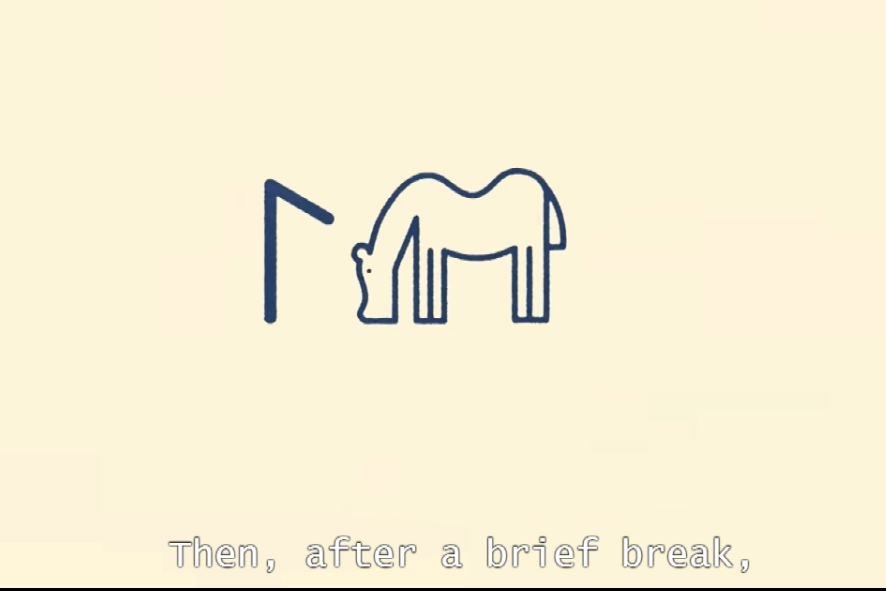
#> input picture image.png, 886 x 591 px, given in place of Project Video.mp4, which was not available
$ python finally_apply_on_video.py
#> lines starting #> are read from the running program, lines starting #| are printed output that depends on the picture; after the words box and inside, x2 and y2 are one past the last pixel; in counts of white or black regions, pixels touching at a corner belong together; pictures that were not available may be replaced by others from this repository, and a replacement may not be noted
import cv2
import numpy as np
import scipy.ndimage as nd
import matplotlib.pyplot as plt

def click_event(event, x, y, flags, param):
    if event == cv2.EVENT_LBUTTONDOWN:
        print("Position (x, y):", x, y)
        return(x,y)


def detect_(cleaned_image):
    contours, _ = cv2.findContours(cleaned_image, cv2.RETR_TREE, cv2.CHAIN_APPROX_SIMPLE, offset=(0, 0))
    # find cordinates on each sentence and all sentences 2 rectangles
    # sentence_contours = cv2.findContours(cleaned_image, cv2.RETR_EXTERNAL, cv2.CHAIN_APPROX_SIMPLE)
    coordinates= []

    # Get coordinates
    for contour in contours:
        # Get bounding box for each contour

        x, y, w, h = cv2.boundingRect(contour)
        coordinates.append(list([x, y, w, h]))

        # Draw a rectangle around the object
        cv2.rectangle(cleaned_image,(x, y), (x+w, y+h), (0, 255, 0), 4)
    return cleaned_image ,coordinates


def preprocess_frame(frame):
    thresh = cv2.adaptiveThreshold(frame, 255, cv2.ADAPTIVE_THRESH_MEAN_C,
                                    cv2.THRESH_BINARY,7, 2)
    kernel_opening = np.ones((5, 5), np.uint8)
    kernel_closing = np.ones((2,2), np.uint8)

    opening = cv2.morphologyEx(thresh, cv2.MORPH_OPEN, kernel_opening, iterations=1)
    closing = cv2.morphologyEx(opening, cv2.MORPH_CLOSE, kernel_closing, iterations=2)

    return closing

# x_start_seg_part, y_start_seg_part, x_end_seg, y_end_seg =[2,500,900,600]
x_start_seg_part, y_start_seg_part, x_end_seg, y_end_seg =[2,600,2000,750]


cap = cv2.VideoCapture('Project Video.mp4')
while True:
    ret, frame = cap.read()
#> frame is the input picture: shape (591, 886, 3); mean B, G, R 213.6, 239.5, 247.2
    if not ret:
        break

    # Convert frame to grayscale
    gray = cv2.cvtColor(frame, cv2.COLOR_BGR2GRAY)
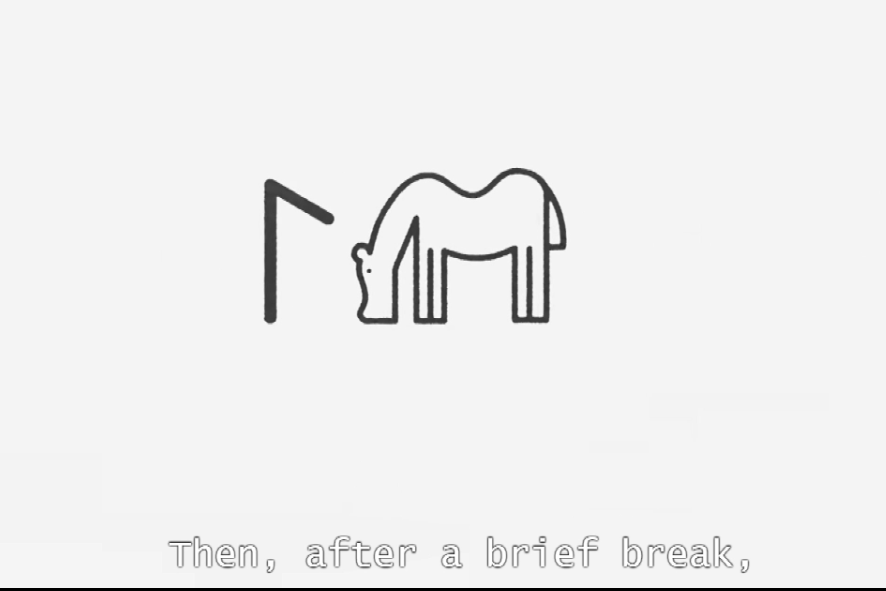
#> gray: shape (591, 886); min 0, max 255, mean 238.7
    closing=preprocess_frame(gray)
#> in preprocess_frame, `thresh = cv2.adaptiveThreshold(frame, 255, cv2.ADAPTIVE_THRESH_MEAN_C,..`:
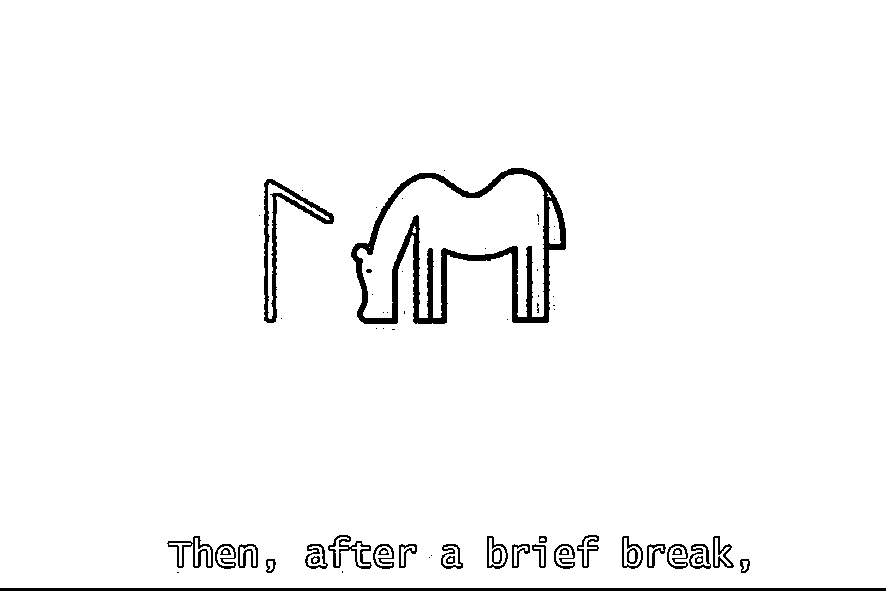
#> thresh: shape (591, 886); 97% white; 64 black regions (30 under 20 px), largest, box (x1, y1, x2, y2) and area: (351, 168, 566, 324) 6795, (0, 588, 886, 591) 2658, (264, 179, 334, 323) 1700
#> in preprocess_frame, `opening = cv2.morphologyEx(thresh, cv2.MORPH_OPEN, kernel_opening, ite..`:
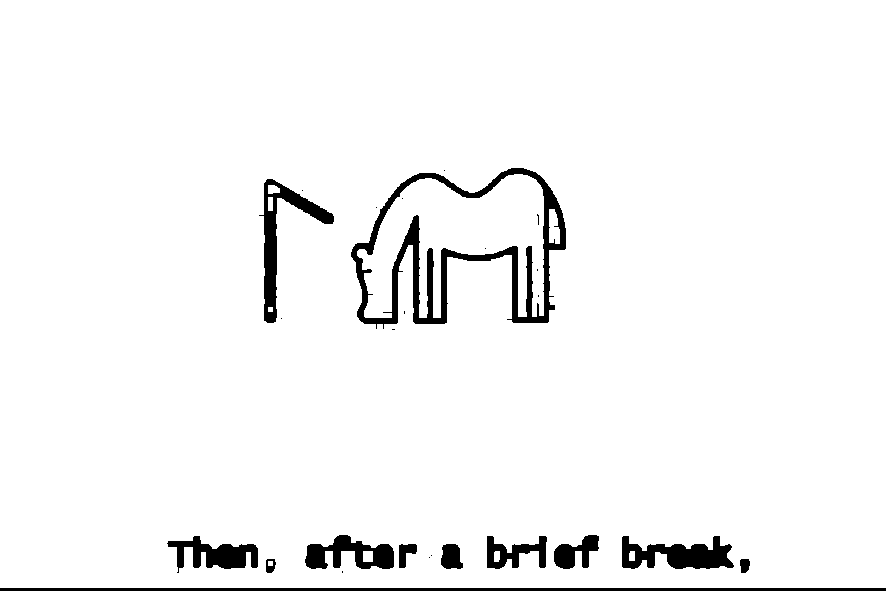
#> opening: shape (591, 886); 96.1% white; 26 black regions (14 under 20 px), largest, box (x1, y1, x2, y2) and area: (351, 168, 566, 329) 7169, (0, 588, 886, 591) 2658, (259, 179, 334, 323) 2377
#> in preprocess_frame, `closing = cv2.morphologyEx(opening, cv2.MORPH_CLOSE, kernel_closing, i..`:
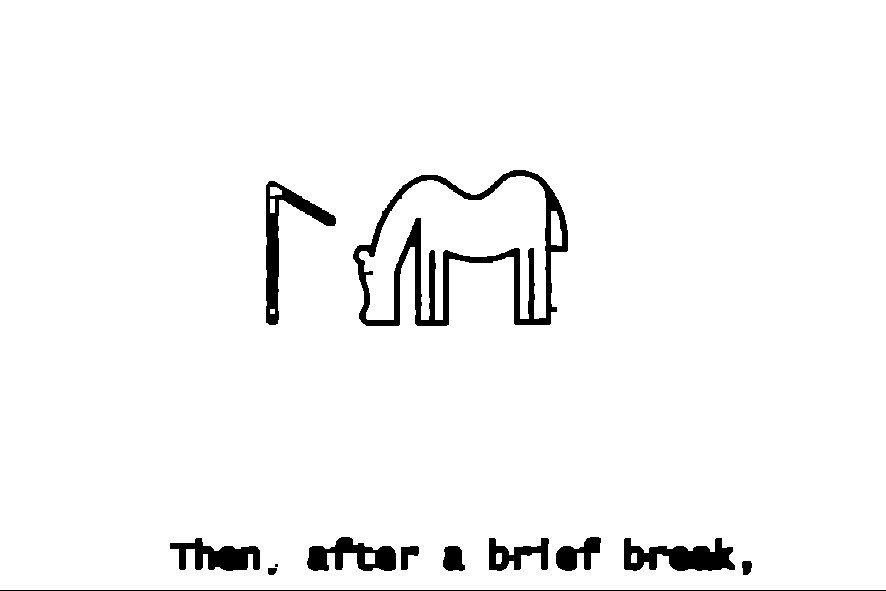
#> closing: shape (591, 886); 96.4% white; 13 black regions (1 under 20 px)
    detected_image , cordinates=detect_((closing*10))
#> in detect_, `contours, _ = cv2.findContours(cleaned_image, cv2.RETR_TREE, cv2.CHAIN..`: contours = 21 contours, 2 with area under 20; largest, box (x1, y1, x2, y2) and area: (0, 0, 886, 590) 521265, (352, 169, 569, 327) 22206, (359, 176, 546, 320) 13741, (265, 180, 337, 326) 2762, (623, 537, 736, 572) 2462
#> in detect_, `contours, _ = cv2.findContours(cleaned_image, cv2.RETR_TREE, cv2.CHAIN..`: cleaned_image: shape (591, 886); values 0 (black) and 246 (white), 96.4% white; 13 black regions (1 under 20 px), largest, box (x1, y1, x2, y2) and area: (353, 170, 568, 326) 7073, (266, 181, 336, 325) 2370, (624, 538, 735, 571) 2232
#> the loop in detect_, `for contour in contours:` made 21 passes
#> (x, y, w, h) on passes 2 to 13: (267, 567, 11, 9), (274, 563, 5, 5), (741, 560, 12, 16), (442, 545, 24, 27), (400, 545, 20, 26), (623, 537, 113, 35), (631, 553, 6, 10), (488, 537, 62, 35), (496, 553, 6, 11), (169, 537, 92, 35), (555, 536, 47, 36), (306, 536, 91, 36)
#> (contour, x, y, w, h) on passes 1, 14, 16, 17: ([[0, 0], [0, 589], [885, 589], [885, 0]], 0, 0, 886, 590), ([[365, 553], [365, 563], [374, 563], [374, 553]], 365, 553, 10, 11), ([[270, 309], [270, 313], [274, 313], [274, 309]], 270, 309, 5, 5), ([[270, 199], [270, 212], [274, 212], [274, 199]], 270, 199, 5, 14)
#> after the loop in detect_, `for contour in contours:`:
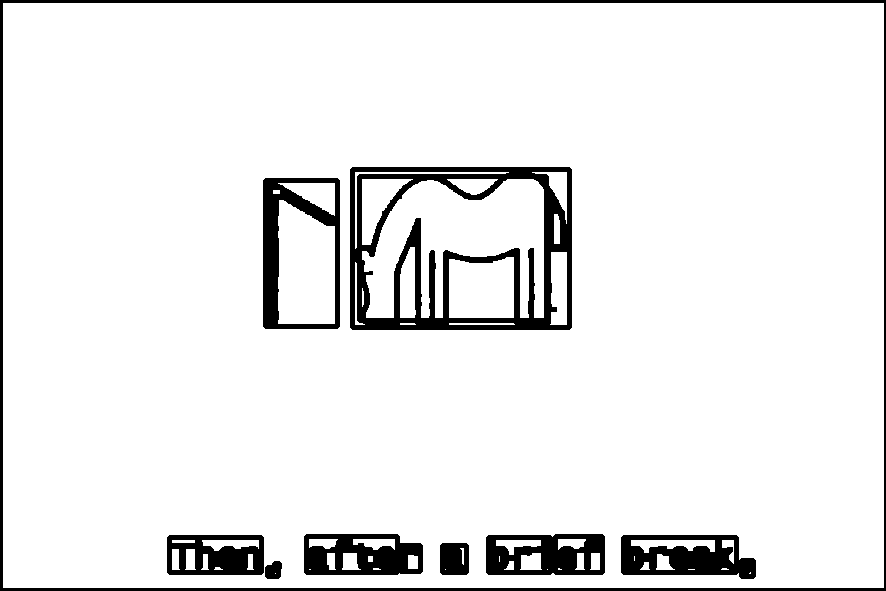
#> cleaned_image: shape (591, 886); values 0 (black) and 246 (white), 92.3% white; 9 black regions, largest, box (x1, y1, x2, y2) and area: (350, 167, 572, 330) 12847, (0, 0, 886, 591) 8241, (263, 178, 340, 329) 4413
#> after the loop in detect_, `for contour in contours:`: coordinates = 21 items, first 6: [0, 0, 886, 590], [267, 567, 11, 9], [274, 563, 5, 5], [741, 560, 12, 16], [442, 545, 24, 27], [400, 545, 20, 26]
#> cordinates has the same summary as coordinates in detect_
    croped_part = detected_image[y_start_seg_part:y_end_seg, x_start_seg_part:x_end_seg]
#> croped_part = empty array
    segmented_caption_part_image=gray
    segmented_caption_part_image[y_start_seg_part:y_end_seg, x_start_seg_part:x_end_seg]=croped_part
    croped_part_rgp = cv2.cvtColor(segmented_caption_part_image, cv2.COLOR_GRAY2RGB)
    cv2.imshow('final_segmented_caption_part_image',segmented_caption_part_image)
    if cv2.waitKey(1) & 0xFF == ord('q'):
#> (key q is pressed here)
        break

cap.release()
cv2.destroyAllWindows()

print(closing)
#> (printed output is left out)
